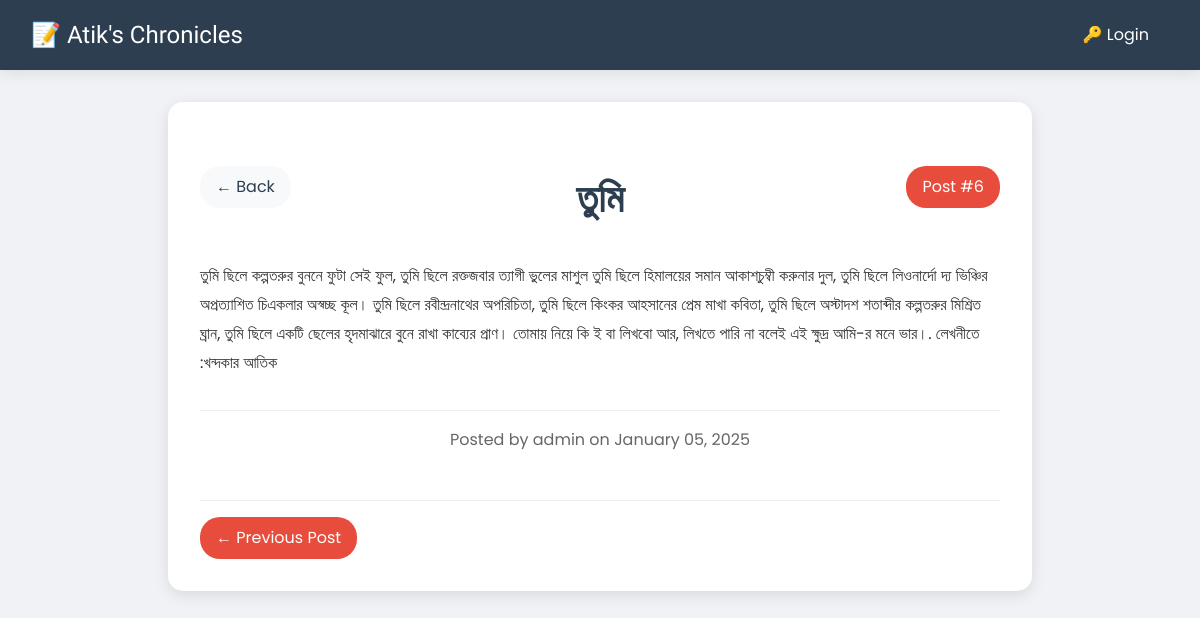
/post/1, run on the app's committed database.
### models.py (models this page shows)
class Post(db.Model):
    id = db.Column(db.Integer, primary_key=True)
    title = db.Column(db.String(100), nullable=False)
    date_posted = db.Column(db.DateTime, nullable=False, default=datetime.utcnow)
    content = db.Column(db.Text, nullable=False)
    user_id = db.Column(db.Integer, db.ForeignKey('user.id'), nullable=False)
    author = db.relationship('User', backref=db.backref('posts', lazy=True))

class User(db.Model, UserMixin):
    id = db.Column(db.Integer, primary_key=True)
    username = db.Column(db.String(20), unique=True, nullable=False)
    password = db.Column(db.String(60), nullable=False)

### routes.py (the view)
@app.route("/post/<int:post_id>")
def view_post(post_id):
    post = Post.query.get_or_404(post_id)
    all_posts = Post.query.order_by(Post.date_posted.desc()).all()
    post_number = all_posts.index(post) + 1
    prev_post = None
    next_post = None
    for i, p in enumerate(all_posts):
        if p.id == post_id:
            if i > 0:
                prev_post = all_posts[i-1]
            if i < len(all_posts)-1:
                next_post = all_posts[i+1]
            break
    return render_template('view_post.html',
                         post=post,
                         post_number=post_number,
                         prev_post=prev_post,
                         next_post=next_post,
                         last_edited_time=last_edited_time)

### templates/view_post.html (shortened to what this page needs)
{% extends "base.html" %}
{% block content %}
<div class="full-post-container">
    <div class="post-header">
        <a href="{{ url_for('home') }}" class="back-button">← Back</a>
        <div class="post-number">Post #{{ post_number }}</div>
        <h1 class="post-title">{{ post.title }}</h1>
    </div>
    <div class="post-content">
        {{ post.content }}
    </div>
    <div class="post-meta">
        Posted by {{ post.author.username }} on {{ post.date_posted.strftime('%B %d, %Y') }}
    </div>
    <div class="post-navigation">
        {% if prev_post %}
            <a href="{{ url_for('view_post', post_id=prev_post.id) }}" class="nav-button">← Previous Post</a>
        {% else %}
            <span></span>
        {% endif %}
    </div>
</div>
{% endblock %}

### templates/base.html (style rules this page uses)
:root { --primary-color: #2c3e50; --accent-color: #e74c3c; --paper-color: #fff; --line-color: #91a4c1; }
body { margin: 0; padding: 0; font-family: 'Poppins', sans-serif; background-image: url('https://www.transparenttextures.com/patterns/notebook-dark.png'); background-color: #f0f2f5; line-height: 1.6; }

### templates/view_post.html (style rules this page uses)
.full-post-container { max-width: 800px; margin: 2rem auto; background: white; padding: 2rem; border-radius: 15px; box-shadow: 0 4px 15px rgba(0, 0, 0, 0.1); }
.post-header { margin-bottom: 2rem; position: relative; }
.back-button { position: absolute; top: 0; left: 0; background: #f8f9fa; padding: 0.5rem 1rem; border-radius: 20px; color: #2c3e50; text-decoration: none; display: flex; align-items: center; gap: 0.5rem; transition: transform 0.3s ease; }
.post-title { text-align: center; color: #2c3e50; font-size: 2.5rem; margin: 2rem 0; }
.post-content { line-height: 1.8; color: #333; margin-bottom: 2rem; }
.post-meta { color: #666; text-align: center; padding: 1rem 0; border-top: 1px solid #eee; }
.post-navigation { display: flex; justify-content: space-between; margin-top: 2rem; padding-top: 1rem; border-top: 1px solid #eee; }
.nav-button { padding: 0.5rem 1rem; background: #e74c3c; color: white; text-decoration: none; border-radius: 20px; transition: transform 0.3s ease; }
.post-number { position: absolute; top: 0; right: 0; background: #e74c3c; color: white; padding: 0.5rem 1rem; border-radius: 20px; }

### data on the page
Post: title "তুমি", content "তুমি ছিলে কল্পতরুর বুননে ফুটা সেই ফুল, তুমি ছিলে রক্তজবার ত্যাগী ভুলের মাশুল তুমি ছিলে হিমালয়ের সমান আকাশচুম্বী করুনার দুল, তুমি ছিলে লিওনার্দো দ্য ভিঞ্চির অপ্রত্যাশিত চিএকলার অস্বচ্ছ কূল। তুমি ছিলে রবীন্দ্রনাথের অপরিচিতা, তুমি ছিলে কিংকর আহসানের প্রেম মাখা কবিতা, তুমি ছিলে অস্টাদশ শতাব্দীর কল্পতরুর মিশ্রিত ঘ্রান, তুমি ছিলে একটি ছেলের হৃদমাঝারে বুনে রাখা কাব্যের প্রাণ। তোমায় নিয়ে কি ই বা লিখবো আর, লিখতে পারি না বলেই এই ক্ষুদ্র আমি-র মনে ভার।. লেখনীতে :খন্দকার আতিক", date_posted "January 05, 2025"
User: author.username "admin"

### other printed values
{{ post_number }} "6"
